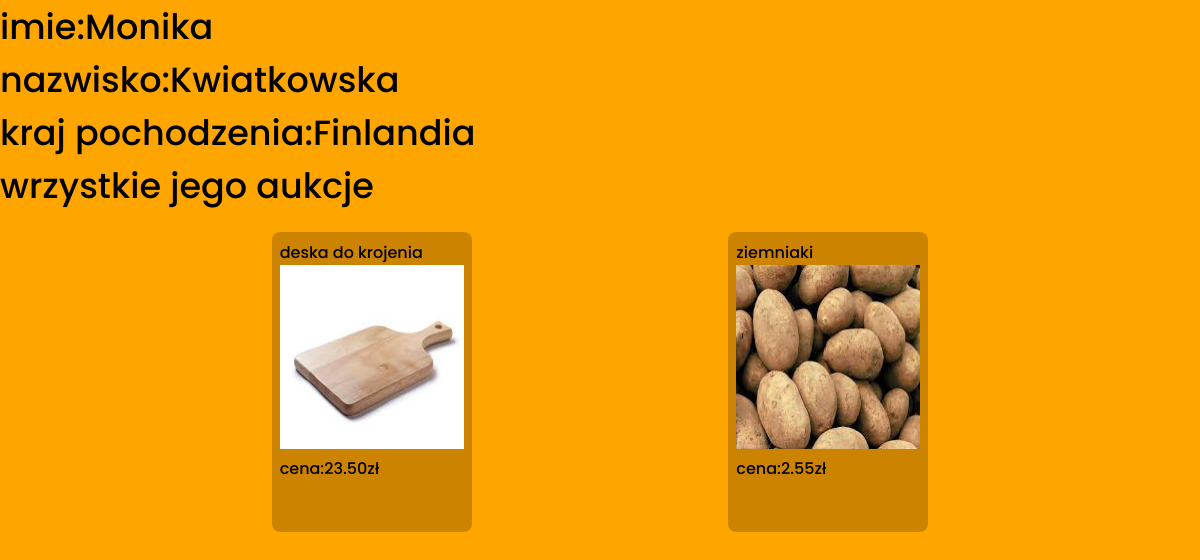
Screenshot of /dostawca.php?id=22 with the database file from the repository.
### tables this page shows
CREATE TABLE `dostawca` (
  `id` int(10) UNSIGNED NOT NULL,
  `id_kraju` int(10) UNSIGNED DEFAULT NULL,
  `imie` text NOT NULL,
  `nazwisko` text NOT NULL
);

CREATE TABLE `kraje` (
  `id` int(10) UNSIGNED NOT NULL,
  `nazwa_kraju` varchar(50) DEFAULT NULL,
  `skrut` varchar(5) DEFAULT NULL
);

CREATE TABLE `produkty` (
  `id` int(10) UNSIGNED NOT NULL,
  `id_dostawca` int(10) UNSIGNED NOT NULL,
  `nazwa` varchar(50) DEFAULT NULL COMMENT 'nazwa przedmiotu',
  `cena` decimal(10,2) DEFAULT NULL,
  `opis` text DEFAULT NULL,
  `zdiecie` varchar(100) DEFAULT NULL COMMENT 'zdjęcie jako tekst z końcówką .jpg',
  `kategoria` text NOT NULL
);

### dostawca.php (the view, shortened to what this page needs)
<!DOCTYPE html>
<html lang="en">
<head>
    <link rel="stylesheet" href="./css/global.css">
    <link rel="stylesheet" href="./css/items.css">
</head>
<body>
    <?php
    $conect = mysqli_connect("localhost","root","","aledrogo");
    $zap = "SELECT dostawca.imie, dostawca.nazwisko, kraje.nazwa_kraju
    FROM dostawca INNER JOIN kraje
    ON dostawca.id_kraju = kraje.id
    WHERE dostawca.id = ".$_GET['id'].";";
    $query = mysqli_query($conect,$zap);
    while($data = mysqli_fetch_row($query)){
        echo "
        <p>imie:$data[0]</p>
        <p>nazwisko:$data[1]</p>
        <p>kraj pochodzenia:$data[2]</p>";
    }
    ?>
    <p>wrzystkie jego aukcje</p>
    <section>
    <?php
    $conect = mysqli_connect("localhost","root","","aledrogo");
    $zap = "select nazwa,cena,zdiecie,id from produkty WHERE id_dostawca=".$_GET['id'].";";
    $query = mysqli_query($conect,$zap);
    while($data = mysqli_fetch_row($query)){
        echo "<a href='./item.php?id=$data[3]'&name=$data[0]><div class='pane'><p>$data[0]</p><img src='$data[2]' alt='$data[2]'><p>cena:$data[1]zł</p></div></a>";
    }
    ?>
    </section>
</body>
</html>

### css/global.css (style rules this page uses)
* { margin: 0; padding: 0; box-sizing: border-box; font-family: 'Poppins', sans-serif; }
a { color: black; text-decoration: none; }
p { font-weight: 500; font-size: 35px; }
body { height: 100%; display: flex; flex-direction: column; background-color: orange; }

### css/items.css (style rules this page uses)
section { width: 100%; display: flex; flex-wrap: wrap; justify-content: space-evenly; padding: 20px; gap: 5px; }
.pane { width: 200px; background-color: rgba(0, 0, 0, 0.2); border-radius: 8px; padding: 8px; height: 300px; }
.pane > p { font-size: 16px; }
.pane > img { width: 100%; aspect-ratio: 1; background-color: aliceblue; }

### rows the page displays
dostawca: imie "Monika", nazwisko "Kwiatkowska", id_kraju.nazwa_kraju "Finlandia"
produkty: nazwa "deska do krojenia", zdiecie (picture), cena "23.50"
produkty: nazwa "ziemniaki", zdiecie (picture), cena "2.55"
